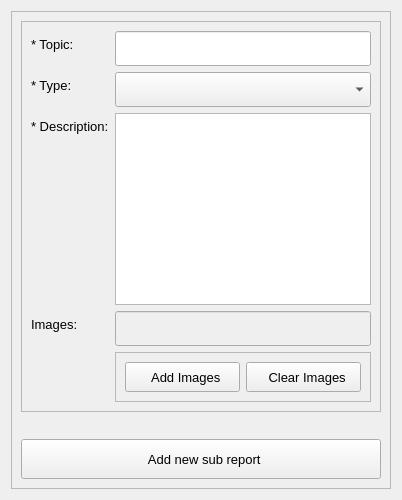
             <widget class="QWidget" name="new_sub_report">
              <layout class="QVBoxLayout" name="verticalLayout_11">
               <item>
                <widget class="QFrame" name="frame_14">
                 <property name="frameShape">
                  <enum>QFrame::StyledPanel</enum>
                 </property>
                 <property name="frameShadow">
                  <enum>QFrame::Raised</enum>
                 </property>
                 <layout class="QVBoxLayout" name="verticalLayout_14">
                  <item>
                   <widget class="QFrame" name="frame_27">
                    <property name="frameShape">
                     <enum>QFrame::StyledPanel</enum>
                    </property>
                    <property name="frameShadow">
                     <enum>QFrame::Raised</enum>
                    </property>
                    <layout class="QFormLayout" name="formLayout_2">
                     <item row="0" column="0">
                      <widget class="QLabel" name="label_34">
                       <property name="font">
                        <font>
                         <family>Arial</family>
                         <pointsize>10</pointsize>
                        </font>
                       </property>
                       <property name="text">
                        <string>* Topic:</string>
                       </property>
                      </widget>
                     </item>
                     <item row="0" column="1">
                      <widget class="QLineEdit" name="sub_topic">
                       <property name="minimumSize">
                        <size>
                         <width>0</width>
                         <height>35</height>
                        </size>
                       </property>
                      </widget>
                     </item>
                     <item row="1" column="0">
                      <widget class="QLabel" name="label_37">
                       <property name="font">
                        <font>
                         <family>Arial</family>
                         <pointsize>10</pointsize>
                        </font>
                       </property>
                       <property name="text">
                        <string>* Type:</string>
                       </property>
                      </widget>
                     </item>
                     <item row="1" column="1">
                      <widget class="QComboBox" name="sub_type">
                       <property name="minimumSize">
                        <size>
                         <width>0</width>
                         <height>35</height>
                        </size>
                       </property>
                      </widget>
                     </item>
                     <item row="2" column="0">
                      <widget class="QLabel" name="label_35">
                       <property name="font">
                        <font>
                         <family>Arial</family>
                         <pointsize>10</pointsize>
                        </font>
                       </property>
                       <property name="text">
                        <string>* Description:</string>
                       </property>
                      </widget>
                     </item>
                     <item row="2" column="1">
                      <widget class="QTextEdit" name="sub_description">
                       <property name="font">
                        <font>
                         <family>MS Shell Dlg 2</family>
                         <pointsize>10</pointsize>
                         <weight>50</weight>
                         <italic>false</italic>
                         <bold>false</bold>
                        </font>
                       </property>
                      </widget>
                     </item>
                     <item row="3" column="0">
                      <widget class="QLabel" name="label_36">
                       <property name="font">
                        <font>
                         <family>Arial</family>
                         <pointsize>10</pointsize>
                        </font>
                       </property>
                       <property name="text">
                        <string>Images:</string>
                       </property>
                      </widget>
                     </item>
                     <item row="3" column="1">
                      <widget class="QLineEdit" name="sub_images">
                       <property name="enabled">
                        <bool>false</bool>
                       </property>
                       <property name="minimumSize">
                        <size>
                         <width>0</width>
                         <height>35</height>
                        </size>
                       </property>
                      </widget>
                     </item>
                     <item row="4" column="1">
                      <widget class="QFrame" name="frame_26">
                       <property name="minimumSize">
                        <size>
                         <width>0</width>
                         <height>0</height>
                        </size>
                       </property>
                       <property name="maximumSize">
                        <size>
                         <width>16777215</width>
                         <height>70</height>
                        </size>
                       </property>
                       <property name="frameShape">
                        <enum>QFrame::StyledPanel</enum>
                       </property>
                       <property name="frameShadow">
                        <enum>QFrame::Raised</enum>
                       </property>
                       <layout class="QHBoxLayout" name="horizontalLayout_15">
                        <item>
                         <widget class="QPushButton" name="add_image_btn">
                          <property name="minimumSize">
                           <size>
                            <width>0</width>
                            <height>30</height>
                           </size>
                          </property>
                          <property name="font">
                           <font>
                            <family>Arial</family>
                            <pointsize>10</pointsize>
                           </font>
                          </property>
                          <property name="text">
                           <string>  Add Images</string>
                          </property>
                          <property name="icon">
                           <iconset>
                            <normaloff>icons/add_class.png</normaloff>icons/add_class.png</iconset>
                          </property>
                          <property name="iconSize">
                           <size>
                            <width>25</width>
                            <height>25</height>
                           </size>
                          </property>
                         </widget>
                        </item>
                        <item>
                         <widget class="QPushButton" name="clear_images">
                          <property name="minimumSize">
                           <size>
                            <width>0</width>
                            <height>30</height>
                           </size>
                          </property>
                          <property name="font">
                           <font>
                            <pointsize>10</pointsize>
                           </font>
                          </property>
                          <property name="text">
                           <string>  Clear Images</string>
                          </property>
                          <property name="icon">
                           <iconset>
                            <normaloff>icons/clear.png</normaloff>icons/clear.png</iconset>
                          </property>
                          <property name="iconSize">
                           <size>
                            <width>25</width>
                            <height>25</height>
                           </size>
                          </property>
                         </widget>
                        </item>
                       </layout>
                      </widget>
                     </item>
                    </layout>
                   </widget>
                  </item>
                  <item>
                   <widget class="QLabel" name="sub_report_info">
                    <property name="font">
                     <font>
                      <family>Arial</family>
                      <pointsize>10</pointsize>
                     </font>
                    </property>
                    <property name="text">
                     <string/>
                    </property>
                   </widget>
                  </item>
                  <item>
                   <widget class="QPushButton" name="add_new_sub_report">
                    <property name="minimumSize">
                     <size>
                      <width>0</width>
                      <height>40</height>
                     </size>
                    </property>
                    <property name="font">
                     <font>
                      <family>Arial</family>
                      <pointsize>10</pointsize>
                     </font>
                    </property>
                    <property name="text">
                     <string>  Add new sub report</string>
                    </property>
                    <property name="icon">
                     <iconset>
                      <normaloff>icons/save.png</normaloff>icons/save.png</iconset>
                    </property>
                    <property name="iconSize">
                     <size>
                      <width>25</width>
                      <height>25</height>
                     </size>
                    </property>
                   </widget>
                  </item>
                 </layout>
                </widget>
               </item>
              </layout>
             </widget>
